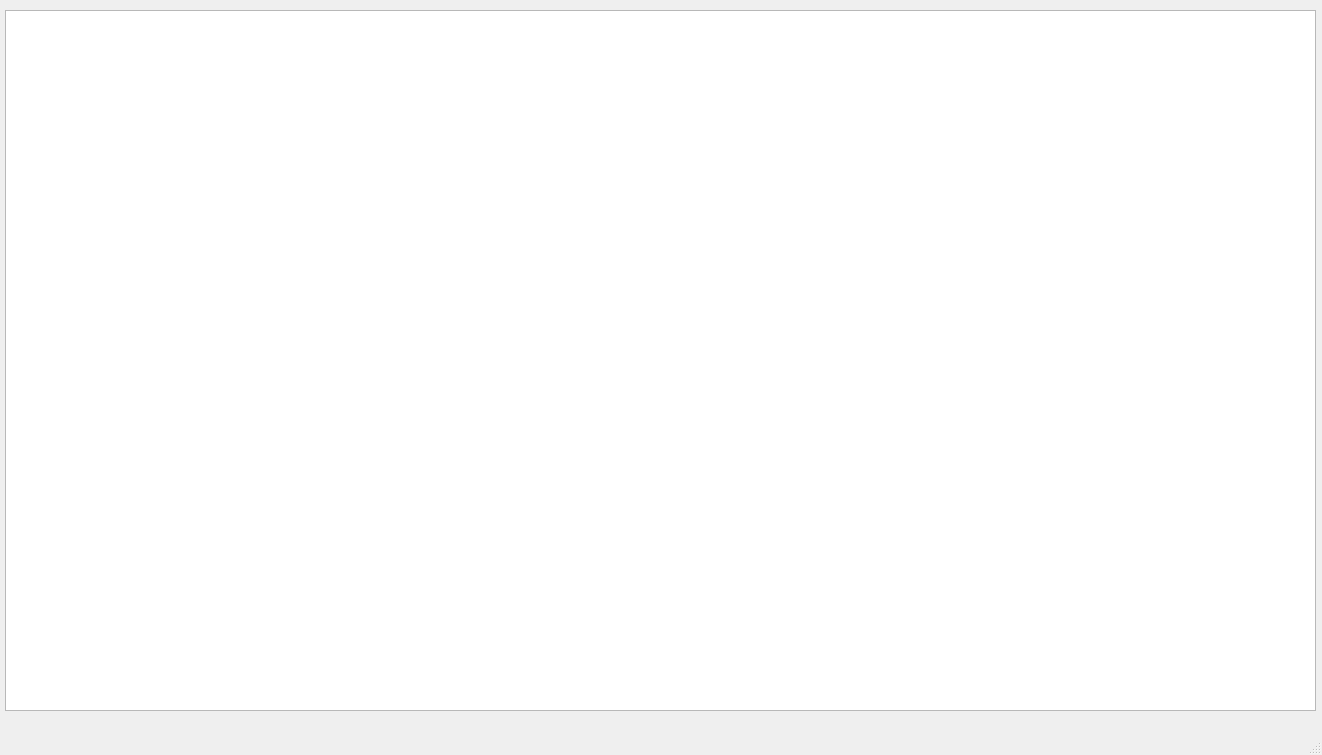
<?xml version="1.0" encoding="UTF-8"?>
<ui version="4.0">
 <class>MainWindow</class>
 <widget class="QMainWindow" name="MainWindow">
  <property name="geometry">
   <rect>
    <x>0</x>
    <y>0</y>
    <width>1322</width>
    <height>755</height>
   </rect>
  </property>
  <property name="windowTitle">
   <string>MainWindow</string>
  </property>
  <widget class="QWidget" name="centralwidget">
   <widget class="QGraphicsView" name="graphicsView">
    <property name="geometry">
     <rect>
      <x>5</x>
      <y>10</y>
      <width>1311</width>
      <height>701</height>
     </rect>
    </property>
   </widget>
  </widget>
  <widget class="QMenuBar" name="menubar">
   <property name="geometry">
    <rect>
     <x>0</x>
     <y>0</y>
     <width>1322</width>
     <height>22</height>
    </rect>
   </property>
  </widget>
  <widget class="QStatusBar" name="statusbar"/>
 </widget>
 <resources/>
 <connections/>
</ui>
